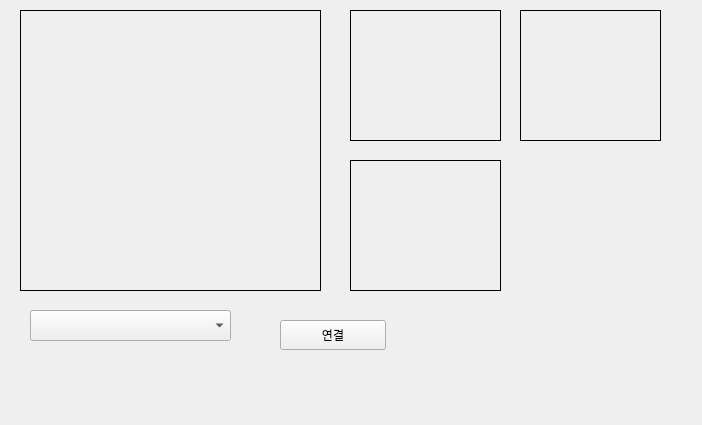
<?xml version="1.0" encoding="UTF-8"?>
<ui version="4.0">
 <class>Form</class>
 <widget class="QWidget" name="Form">
  <property name="geometry">
   <rect>
    <x>0</x>
    <y>0</y>
    <width>702</width>
    <height>425</height>
   </rect>
  </property>
  <property name="windowTitle">
   <string>Form</string>
  </property>
  <widget class="QLabel" name="hist_red">
   <property name="geometry">
    <rect>
     <x>350</x>
     <y>10</y>
     <width>151</width>
     <height>131</height>
    </rect>
   </property>
   <property name="styleSheet">
    <string notr="true">border:1px solid yello</string>
   </property>
   <property name="text">
    <string/>
   </property>
  </widget>
  <widget class="QLabel" name="hist_blue">
   <property name="geometry">
    <rect>
     <x>350</x>
     <y>160</y>
     <width>151</width>
     <height>131</height>
    </rect>
   </property>
   <property name="styleSheet">
    <string notr="true">border:1px solid yello</string>
   </property>
   <property name="text">
    <string/>
   </property>
  </widget>
  <widget class="QLabel" name="hist_green">
   <property name="geometry">
    <rect>
     <x>520</x>
     <y>10</y>
     <width>141</width>
     <height>131</height>
    </rect>
   </property>
   <property name="styleSheet">
    <string notr="true">border:1px solid yello</string>
   </property>
   <property name="text">
    <string/>
   </property>
  </widget>
  <widget class="QLabel" name="camera_view">
   <property name="geometry">
    <rect>
     <x>20</x>
     <y>10</y>
     <width>301</width>
     <height>281</height>
    </rect>
   </property>
   <property name="styleSheet">
    <string notr="true">border:1px solid yello</string>
   </property>
   <property name="text">
    <string/>
   </property>
  </widget>
  <widget class="QComboBox" name="comboBox">
   <property name="geometry">
    <rect>
     <x>30</x>
     <y>310</y>
     <width>201</width>
     <height>31</height>
    </rect>
   </property>
  </widget>
  <widget class="QPushButton" name="cameraConnect_btn">
   <property name="geometry">
    <rect>
     <x>280</x>
     <y>320</y>
     <width>106</width>
     <height>30</height>
    </rect>
   </property>
   <property name="text">
    <string>연결</string>
   </property>
  </widget>
 </widget>
 <resources/>
 <connections>
  <connection>
   <sender>cameraConnect_btn</sender>
   <signal>clicked()</signal>
   <receiver>Form</receiver>
   <slot>camera_connect()</slot>
   <hints>
    <hint type="sourcelabel">
     <x>352</x>
     <y>333</y>
    </hint>
    <hint type="destinationlabel">
     <x>524</x>
     <y>340</y>
    </hint>
   </hints>
  </connection>
 </connections>
 <slots>
  <slot>camera_connect()</slot>
 </slots>
</ui>
